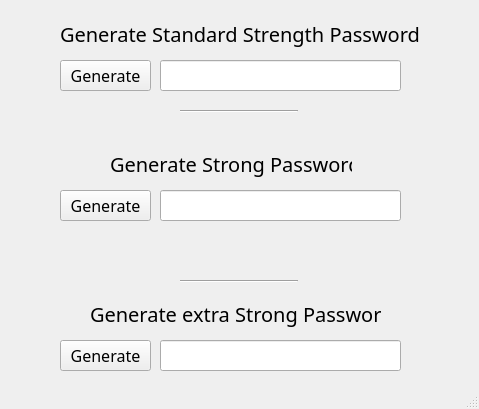
<?xml version="1.0" encoding="UTF-8"?>
<ui version="4.0">
 <class>MainWindow</class>
 <widget class="QMainWindow" name="MainWindow">
  <property name="geometry">
   <rect>
    <x>0</x>
    <y>0</y>
    <width>479</width>
    <height>409</height>
   </rect>
  </property>
  <property name="windowTitle">
   <string>MainWindow</string>
  </property>
  <widget class="QWidget" name="centralwidget">
   <widget class="QPushButton" name="btngen1">
    <property name="geometry">
     <rect>
      <x>60</x>
      <y>60</y>
      <width>91</width>
      <height>31</height>
     </rect>
    </property>
    <property name="font">
     <font>
      <family>Microsoft Tai Le</family>
      <pointsize>12</pointsize>
      <bold>false</bold>
     </font>
    </property>
    <property name="styleSheet">
     <string notr="true"/>
    </property>
    <property name="text">
     <string>Generate</string>
    </property>
   </widget>
   <widget class="QLabel" name="label_1">
    <property name="geometry">
     <rect>
      <x>60</x>
      <y>20</y>
      <width>371</width>
      <height>27</height>
     </rect>
    </property>
    <property name="font">
     <font>
      <family>Yu Gothic UI Semibold</family>
      <pointsize>15</pointsize>
     </font>
    </property>
    <property name="text">
     <string>Generate Standard Strength Password</string>
    </property>
   </widget>
   <widget class="QLineEdit" name="line_edit1">
    <property name="geometry">
     <rect>
      <x>160</x>
      <y>60</y>
      <width>241</width>
      <height>31</height>
     </rect>
    </property>
    <property name="font">
     <font>
      <pointsize>15</pointsize>
     </font>
    </property>
    <property name="text">
     <string/>
    </property>
   </widget>
   <widget class="Line" name="line">
    <property name="geometry">
     <rect>
      <x>180</x>
      <y>110</y>
      <width>118</width>
      <height>3</height>
     </rect>
    </property>
    <property name="orientation">
     <enum>Qt::Horizontal</enum>
    </property>
   </widget>
   <widget class="Line" name="line_2">
    <property name="geometry">
     <rect>
      <x>180</x>
      <y>280</y>
      <width>118</width>
      <height>3</height>
     </rect>
    </property>
    <property name="orientation">
     <enum>Qt::Horizontal</enum>
    </property>
   </widget>
   <widget class="QPushButton" name="btngen2">
    <property name="geometry">
     <rect>
      <x>60</x>
      <y>190</y>
      <width>91</width>
      <height>31</height>
     </rect>
    </property>
    <property name="font">
     <font>
      <family>Microsoft Tai Le</family>
      <pointsize>12</pointsize>
      <bold>false</bold>
     </font>
    </property>
    <property name="styleSheet">
     <string notr="true"/>
    </property>
    <property name="text">
     <string>Generate</string>
    </property>
   </widget>
   <widget class="QLineEdit" name="line_edit2">
    <property name="geometry">
     <rect>
      <x>160</x>
      <y>190</y>
      <width>241</width>
      <height>31</height>
     </rect>
    </property>
    <property name="font">
     <font>
      <pointsize>15</pointsize>
     </font>
    </property>
    <property name="text">
     <string/>
    </property>
   </widget>
   <widget class="QLabel" name="label_2">
    <property name="geometry">
     <rect>
      <x>110</x>
      <y>150</y>
      <width>242</width>
      <height>27</height>
     </rect>
    </property>
    <property name="font">
     <font>
      <family>Yu Gothic UI Semibold</family>
      <pointsize>15</pointsize>
     </font>
    </property>
    <property name="text">
     <string>Generate Strong Password</string>
    </property>
   </widget>
   <widget class="QLabel" name="label_3">
    <property name="geometry">
     <rect>
      <x>90</x>
      <y>300</y>
      <width>291</width>
      <height>27</height>
     </rect>
    </property>
    <property name="font">
     <font>
      <family>Yu Gothic UI Semibold</family>
      <pointsize>15</pointsize>
     </font>
    </property>
    <property name="text">
     <string>Generate extra Strong Password</string>
    </property>
   </widget>
   <widget class="QLineEdit" name="line_edit3">
    <property name="geometry">
     <rect>
      <x>160</x>
      <y>340</y>
      <width>241</width>
      <height>31</height>
     </rect>
    </property>
    <property name="font">
     <font>
      <pointsize>15</pointsize>
     </font>
    </property>
    <property name="text">
     <string/>
    </property>
   </widget>
   <widget class="QPushButton" name="btngen3">
    <property name="geometry">
     <rect>
      <x>60</x>
      <y>340</y>
      <width>91</width>
      <height>31</height>
     </rect>
    </property>
    <property name="font">
     <font>
      <family>Microsoft Tai Le</family>
      <pointsize>12</pointsize>
      <bold>false</bold>
     </font>
    </property>
    <property name="styleSheet">
     <string notr="true"/>
    </property>
    <property name="text">
     <string>Generate</string>
    </property>
   </widget>
   <widget class="Line" name="line_3">
    <property name="geometry">
     <rect>
      <x>180</x>
      <y>400</y>
      <width>118</width>
      <height>3</height>
     </rect>
    </property>
    <property name="orientation">
     <enum>Qt::Horizontal</enum>
    </property>
   </widget>
  </widget>
  <widget class="QStatusBar" name="statusbar"/>
 </widget>
 <resources/>
 <connections/>
</ui>
